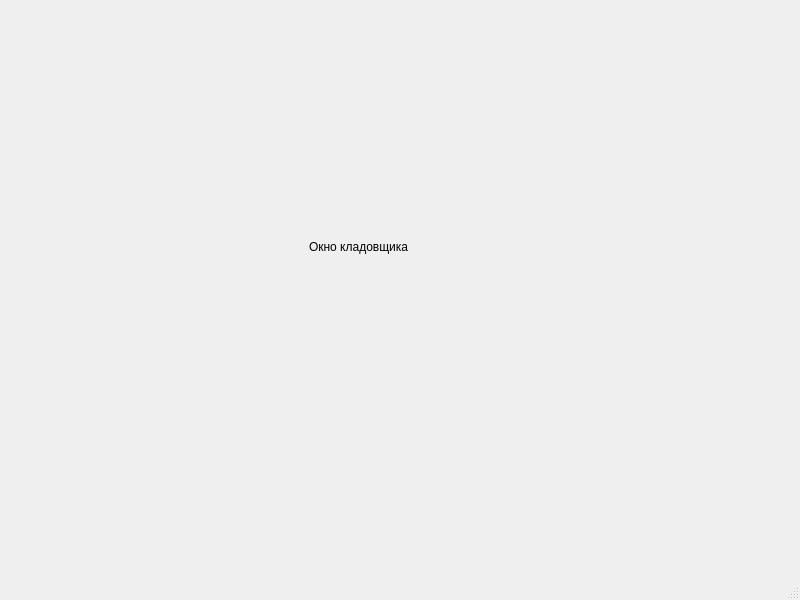
<?xml version="1.0" encoding="UTF-8"?>
<ui version="4.0">
 <class>MainWindow</class>
 <widget class="QMainWindow" name="MainWindow">
  <property name="geometry">
   <rect>
    <x>0</x>
    <y>0</y>
    <width>800</width>
    <height>600</height>
   </rect>
  </property>
  <property name="windowTitle">
   <string>MainWindow</string>
  </property>
  <widget class="QWidget" name="centralwidget">
   <widget class="QWidget" name="verticalLayoutWidget">
    <property name="geometry">
     <rect>
      <x>9</x>
      <y>9</y>
      <width>781</width>
      <height>541</height>
     </rect>
    </property>
    <layout class="QVBoxLayout" name="verticalLayout">
     <item>
      <widget class="QStackedWidget" name="stackedWidget">
       <property name="currentIndex">
        <number>1</number>
       </property>
       <widget class="QWidget" name="seller_page">
        <widget class="QLabel" name="label">
         <property name="geometry">
          <rect>
           <x>310</x>
           <y>240</y>
           <width>91</width>
           <height>16</height>
          </rect>
         </property>
         <property name="text">
          <string>Окно продавца</string>
         </property>
        </widget>
       </widget>
       <widget class="QWidget" name="warh_page">
        <widget class="QLabel" name="label_2">
         <property name="geometry">
          <rect>
           <x>300</x>
           <y>230</y>
           <width>101</width>
           <height>16</height>
          </rect>
         </property>
         <property name="text">
          <string>Окно кладовщика</string>
         </property>
        </widget>
       </widget>
      </widget>
     </item>
    </layout>
   </widget>
  </widget>
  <widget class="QMenuBar" name="menubar">
   <property name="geometry">
    <rect>
     <x>0</x>
     <y>0</y>
     <width>800</width>
     <height>21</height>
    </rect>
   </property>
  </widget>
  <widget class="QStatusBar" name="statusbar"/>
 </widget>
 <resources/>
 <connections/>
</ui>
